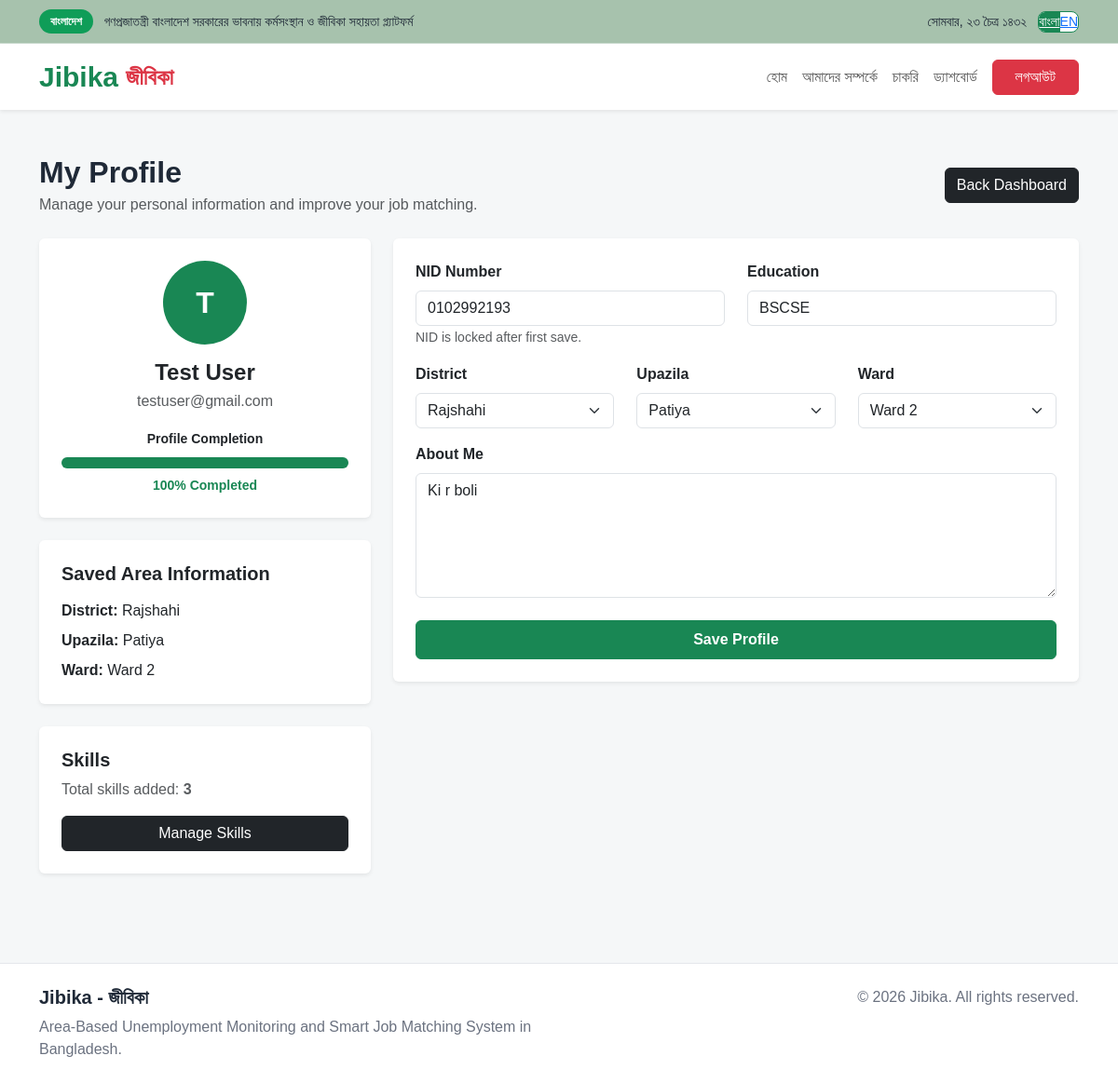
Page /main/jibika/jobseeker/profile.php (signed in) on the committed database.
### tables this page shows
CREATE TABLE `job_seeker_profiles` (
  `profile_id` int(11) NOT NULL AUTO_INCREMENT,
  `user_id` int(11) NOT NULL,
  `nid` varchar(30) DEFAULT NULL,
  `district` varchar(100) DEFAULT NULL,
  `upazila` varchar(100) DEFAULT NULL,
  `education` varchar(150) DEFAULT NULL,
  `skills` text DEFAULT NULL,
  `about` text DEFAULT NULL,
  `created_at` timestamp NOT NULL DEFAULT current_timestamp(),
  `district_id` int(11) DEFAULT NULL,
  `upazila_id` int(11) DEFAULT NULL,
  `ward_id` int(11) DEFAULT NULL,
  PRIMARY KEY (`profile_id`),
  KEY `user_id` (`user_id`),
  KEY `fk_profile_district` (`district_id`),
  KEY `fk_profile_upazila` (`upazila_id`),
  KEY `fk_profile_ward` (`ward_id`),
  CONSTRAINT `fk_profile_district` FOREIGN KEY (`district_id`) REFERENCES `districts` (`district_id`) ON DELETE SET NULL,
  CONSTRAINT `fk_profile_upazila` FOREIGN KEY (`upazila_id`) REFERENCES `upazilas` (`upazila_id`) ON DELETE SET NULL,
  CONSTRAINT `fk_profile_ward` FOREIGN KEY (`ward_id`) REFERENCES `wards` (`ward_id`) ON DELETE SET NULL,
  CONSTRAINT `job_seeker_profiles_ibfk_1` FOREIGN KEY (`user_id`) REFERENCES `users` (`user_id`) ON DELETE CASCADE
);

CREATE TABLE `districts` (
  `district_id` int(11) NOT NULL AUTO_INCREMENT,
  `district_name` varchar(100) NOT NULL,
  PRIMARY KEY (`district_id`),
  UNIQUE KEY `district_name` (`district_name`)
);

CREATE TABLE `upazilas` (
  `upazila_id` int(11) NOT NULL AUTO_INCREMENT,
  `district_id` int(11) NOT NULL,
  `upazila_name` varchar(100) NOT NULL,
  PRIMARY KEY (`upazila_id`),
  KEY `district_id` (`district_id`),
  CONSTRAINT `upazilas_ibfk_1` FOREIGN KEY (`district_id`) REFERENCES `districts` (`district_id`) ON DELETE CASCADE
);

CREATE TABLE `wards` (
  `ward_id` int(11) NOT NULL AUTO_INCREMENT,
  `upazila_id` int(11) NOT NULL,
  `ward_name` varchar(100) NOT NULL,
  PRIMARY KEY (`ward_id`),
  KEY `upazila_id` (`upazila_id`),
  CONSTRAINT `wards_ibfk_1` FOREIGN KEY (`upazila_id`) REFERENCES `upazilas` (`upazila_id`) ON DELETE CASCADE
);

### main/jibika/jobseeker/profile.php (the view, shortened to what this page needs)
<?php
include('../assets/config/db.php');
$user_id = $_SESSION['user_id'];
$districts = $conn->query("SELECT * FROM districts ORDER BY district_name ASC");
$upazilas = $conn->query("SELECT * FROM upazilas ORDER BY upazila_name ASC");
$wards = $conn->query("SELECT * FROM wards ORDER BY ward_name ASC");
$result = $conn->query("
    SELECT
        jsp.*,
        d.district_name,
        u.upazila_name,
        w.ward_name
    FROM job_seeker_profiles jsp
    LEFT JOIN districts d ON jsp.district_id = d.district_id
    LEFT JOIN upazilas u ON jsp.upazila_id = u.upazila_id
    LEFT JOIN wards w ON jsp.ward_id = w.ward_id
    WHERE jsp.user_id='$user_id'
");
$profile = ($result && $result->num_rows > 0) ? $result->fetch_assoc() : [];
$skills_result = $conn->query("SELECT * FROM skills WHERE user_id='$user_id'");
$total_skills = ($skills_result) ? $skills_result->num_rows : 0;
$profile_completion = 0;
if (!empty($profile['nid'])) $profile_completion += 20;
if (!empty($profile['education'])) $profile_completion += 20;
if ($total_skills > 0) $profile_completion += 20;
if (!empty($profile['about'])) $profile_completion += 20;
if (!empty($profile['district_id'])) $profile_completion += 20;
?>
<?php include('../includes/header.php'); ?>
<?php include('../includes/navbar.php'); ?>
<div class="container py-5">
    <div class="d-flex justify-content-between align-items-center mb-4 flex-wrap gap-2">
        <div>
            <h2 class="fw-bold mb-1">My Profile</h2>
            <p class="text-muted mb-0">Manage your personal information and improve your job matching.</p>
        </div>
        <a href="dashboard.php" class="btn btn-dark">Back Dashboard</a>
    </div>
    <div class="row g-4">
        <div class="col-lg-4">
            <div class="card border-0 shadow-sm p-4 mb-4 text-center">
                <div class="mb-3">
                    <div class="rounded-circle bg-success text-white d-inline-flex justify-content-center align-items-center"
                         style="width:90px;height:90px;font-size:32px;font-weight:bold;">
                        <?php echo strtoupper(substr($_SESSION['full_name'], 0, 1)); ?>
                    </div>
                </div>
                <h4 class="fw-bold mb-1">
                    <?php echo htmlspecialchars($_SESSION['full_name']); ?>
                </h4>
                <p class="text-muted mb-3">
                    <?php echo htmlspecialchars($_SESSION['email']); ?>
                </p>
                <div class="mb-2">
                    <small class="fw-bold">Profile Completion</small>
                </div>
                <div class="progress mb-2" style="height:12px;">
                    <div class="progress-bar bg-success" style="width: <?php echo $profile_completion; ?>%;"></div>
                </div>
                <small class="text-success fw-bold">
                    <?php echo $profile_completion; ?>% Completed
                </small>
            </div>
            <div class="card border-0 shadow-sm p-4 mb-4">
                <h5 class="fw-bold mb-3">Saved Area Information</h5>
                <p class="mb-2">
                    <strong>District:</strong>
                    <?php echo htmlspecialchars($profile['district_name'] ?? 'Not Set'); ?>
                </p>
                <p class="mb-2">
                    <strong>Upazila:</strong>
                    <?php echo htmlspecialchars($profile['upazila_name'] ?? 'Not Set'); ?>
                </p>
                <p class="mb-0">
                    <strong>Ward:</strong>
                    <?php echo htmlspecialchars($profile['ward_name'] ?? 'Not Set'); ?>
                </p>
            </div>
            <div class="card border-0 shadow-sm p-4">
                <h5 class="fw-bold mb-2">Skills</h5>
                <p class="text-muted mb-3">
                    Total skills added: <strong><?php echo $total_skills; ?></strong>
                </p>
                <a href="skills.php" class="btn btn-dark w-100">Manage Skills</a>
            </div>
        </div>
        <div class="col-lg-8">
            <div class="card border-0 shadow-sm p-4">
                <form method="POST">
                    <div class="row">
                        <div class="col-md-6 mb-3">
                            <label class="form-label fw-semibold">NID Number</label>
                            <input type="text"
                                   name="nid"
                                   class="form-control"
                                   value="<?php echo htmlspecialchars($profile['nid'] ?? ''); ?>"
                                   <?php echo !empty($profile['nid']) ? 'readonly' : ''; ?>>
                            <?php if (!empty($profile['nid'])): ?>
                                <small class="text-muted">NID is locked after first save.</small>
                            <?php endif; ?>
                        </div>
                        <div class="col-md-6 mb-3">
                            <label class="form-label fw-semibold">Education</label>
                            <input type="text"
                                   name="education"
                                   class="form-control"
                                   placeholder="Example: BSc in CSE"
                                   value="<?php echo htmlspecialchars($profile['education'] ?? ''); ?>">
                        </div>
                        <div class="col-md-4 mb-3">
                            <label class="form-label fw-semibold">District</label>
                            <select name="district_id" class="form-select">
                                <?php
                                if ($districts && $districts->num_rows > 0) {
                                    while ($row = $districts->fetch_assoc()) {
                                        $selected = (($profile['district_id'] ?? '') == $row['district_id']) ? 'selected' : '';
                                        echo "<option value='" . $row['district_id'] . "' $selected>" . htmlspecialchars($row['district_name']) . "</option>";
                                    }
                                }
                                ?>
                            </select>
                        </div>
                        <div class="col-md-4 mb-3">
                            <label class="form-label fw-semibold">Upazila</label>
                            <select name="upazila_id" class="form-select">
                                <?php
                                if ($upazilas && $upazilas->num_rows > 0) {
                                    while ($row = $upazilas->fetch_assoc()) {
                                        $selected = (($profile['upazila_id'] ?? '') == $row['upazila_id']) ? 'selected' : '';
                                        echo "<option value='" . $row['upazila_id'] . "' $selected>" . htmlspecialchars($row['upazila_name']) . "</option>";
                                    }
                                }
                                ?>
                            </select>
                        </div>
                        <div class="col-md-4 mb-3">
                            <label class="form-label fw-semibold">Ward</label>
                            <select name="ward_id" class="form-select">
                                <?php
                                if ($wards && $wards->num_rows > 0) {
                                    while ($row = $wards->fetch_assoc()) {
                                        $selected = (($profile['ward_id'] ?? '') == $row['ward_id']) ? 'selected' : '';
                                        echo "<option value='" . $row['ward_id'] . "' $selected>" . htmlspecialchars($row['ward_name']) . "</option>";
                                    }
                                }
                                ?>
                            </select>
                        </div>
                        <div class="col-12 mb-4">
                            <label class="form-label fw-semibold">About Me</label>
                            <textarea name="about"
                                      class="form-control"
                                      rows="5"
                                      placeholder="Write something about yourself..."><?php echo htmlspecialchars($profile['about'] ?? ''); ?></textarea>
                        </div>
                    </div>
                    <button type="submit" name="save_profile" class="btn btn-success w-100 py-2 fw-semibold">
                        Save Profile
                    </button>
                </form>
            </div>
        </div>
    </div>
</div>
<?php include('../includes/footer.php'); ?>

### main/jibika/assets/css/style.css (style rules this page uses)
body { font-family: Arial, sans-serif; background-color: #f5f7f8; color: #1f2937; margin: 0; padding: 0; }
.container, .container-fluid { width: 100%; }

### rows in the picture
job_seeker_profiles: district.district_name "Rajshahi", upazila.upazila_name "Patiya", ward.ward_name "Ward 2", nid "0102992193", education "BSCSE", about "Ki r boli"

### other values in the picture
$t['gov_badge'] "বাংলাদেশ"
$t['gov_text'] "গণপ্রজাতন্ত্রী বাংলাদেশ সরকারের ভাবনায় কর্মসংস্থান ও জীবিকা সহায়তা প্ল্যাটফর্ম"
$t['date'] "সোমবার, ২৩ চৈত্র ১৪৩২"
$t['home'] "হোম"
$t['about'] "আমাদের সম্পর্কে"
$t['jobs'] "চাকরি"
$t['dashboard'] "ড্যাশবোর্ড"
$t['logout'] "লগআউট"
substr($_SESSION['full_name'], 0, 1) "T"
$_SESSION['full_name'] "Test User"
$_SESSION['email'] "testuser@gmail.com"
$profile_completion "100"
$total_skills "3"
form field district_id "Rajshahi"
form field upazila_id "Patiya"
